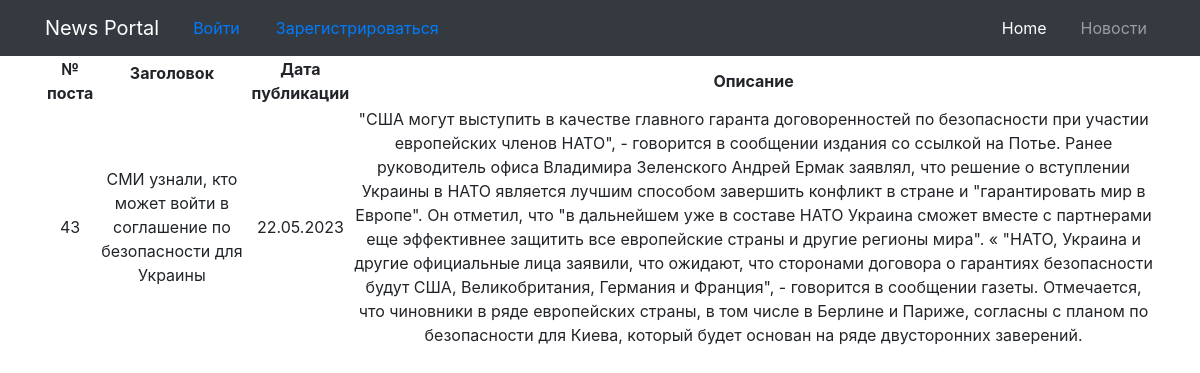
/43/, run on the app's committed database.
### MyApp/models.py (models this page shows, shortened)
class Post(models.Model):
    author = models.ForeignKey(User, on_delete=models.CASCADE)
    header = models.CharField(max_length=100, blank=False)
    body = models.CharField(max_length=8000, blank=True)
    post_date = models.DateField(default=timezone.now)

### MyApp/views.py (the view)
# urls.py: path('<int:pk>/', PostDetailedView.as_view(), name='post_details'),
class PostDetailedView(DetailView):
    model = Post
    template_name = 'MyApp/post_details.html'
    queryset = Post.objects.all()

### MyApp/templatetags/custom_template_funcs.py (called while the page is built)
@register.filter(name='censor')
def censor(value, arg):
    for i in value.split():
        if i.lower() in black_list:
            value = value.replace(i, arg)
    return value

### templates/MyApp/post_details.html (shortened to what this page needs)
{% extends 'flatpages/default.html' %}
{% load custom_template_funcs %}
{% block content %}
<table>
        <tr>
            <td valign="top" align="center"><b>№ поста</b></td>
            <td align="center"><b>Заголовок<p></b></td>
            <td align="center"><b>Дата публикации</b></td>
            <td align="center"><b>Описание </b></td>
        </tr>
    <tr>
        <td align="center">{{ post.id }}</td>
        <td>{{ post.header|default:"Без заголовка"|censor:'***' }}</td>
        <td align="center">{{ post.post_date|default:"Без даты"|date:'d.m.Y' }}</td>
        <td>{{ post.body|censor:'***' }}</td>
    </tr>
</table>
{% endblock content %}

### data on the page
Post: id "43", header|censor "СМИ узнали, кто может войти в соглашение по безопасности для Украины", post_date "22.05.2023", body|censor "\"США могут выступить в качестве главного гаранта договоренностей по безопасности при участии европейских членов НАТО\", - говорится в сообщении издания со ссылкой на Потье. Ранее руководитель офиса Владимира Зеленского Андрей Ермак заявлял, что решение о вступлении Украины в НАТО является лучшим способом завершить конфликт в стране и \"гарантировать мир в Европе\". Он отметил, что \"в дальнейшем уже в составе НАТО Украина сможет вместе с партнерами еще эффективнее защитить все европейские страны и другие регионы мира\". « \"НАТО, Украина и другие официальные лица заявили, что ожидают, что сторонами договора о гарантиях безопасности будут США, Великобритания, Германия и Франция\", - говорится в…"
